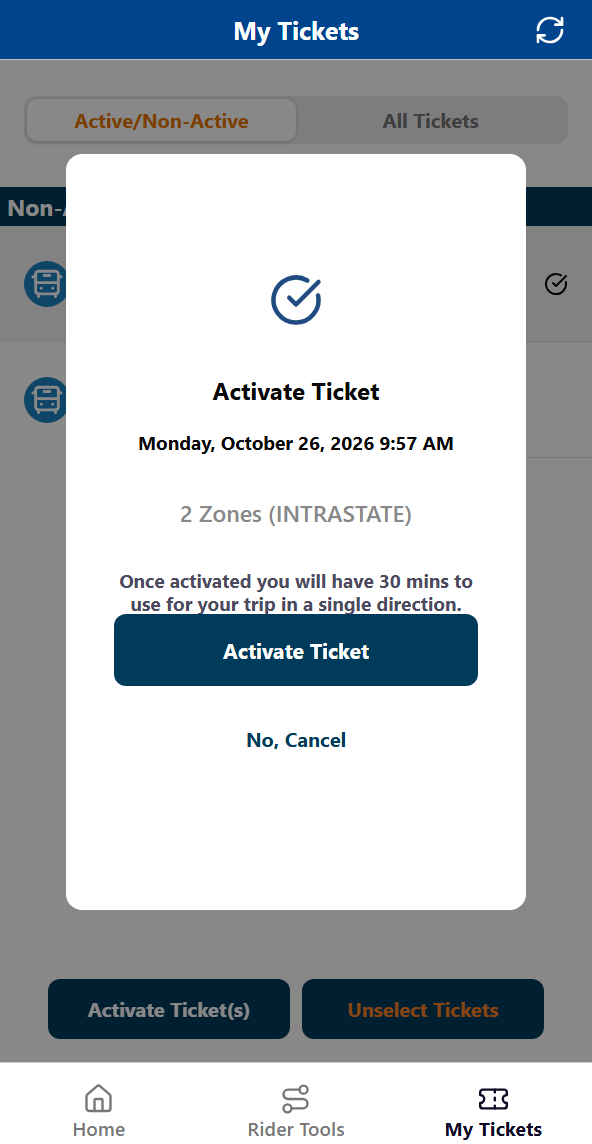
#> input picture analysis/implementation/activate.png, 592 x 1144 px, given in place of key-04.png, which was not available
$ python compare.py
#> lines starting #> are read from the running program, lines starting #| are printed output that depends on the picture; pictures that were not available may be replaced by others from this repository, and a replacement may not be noted
from pathlib import Path
from PIL import Image,ImageDraw
import re,json
out=Path('analysis/local-assets');out.mkdir(exist_ok=True)
pairs=[('home','key-04'),('rider','rider'),('buy','key-19'),('fares','fares')]
for label,ref in pairs:
 a=Image.open('analysis/frames/'+ref+'.png').convert('RGB').crop((0,88,592,1232));b=Image.open('analysis/implementation/'+label+'.png').convert('RGB')
#> after `a = Image.open('analysis/frames/' + ref + '.png').convert('RGB').crop(`:
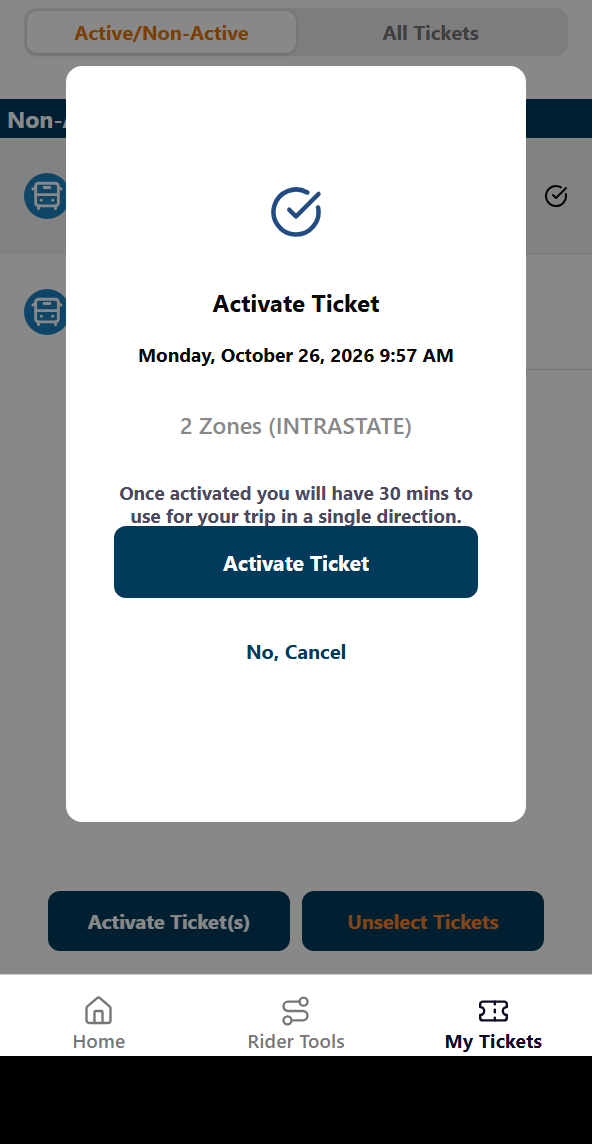
#> a: PIL image 592x1144 RGB; mean R, G, B 175.2, 178.9, 181.1
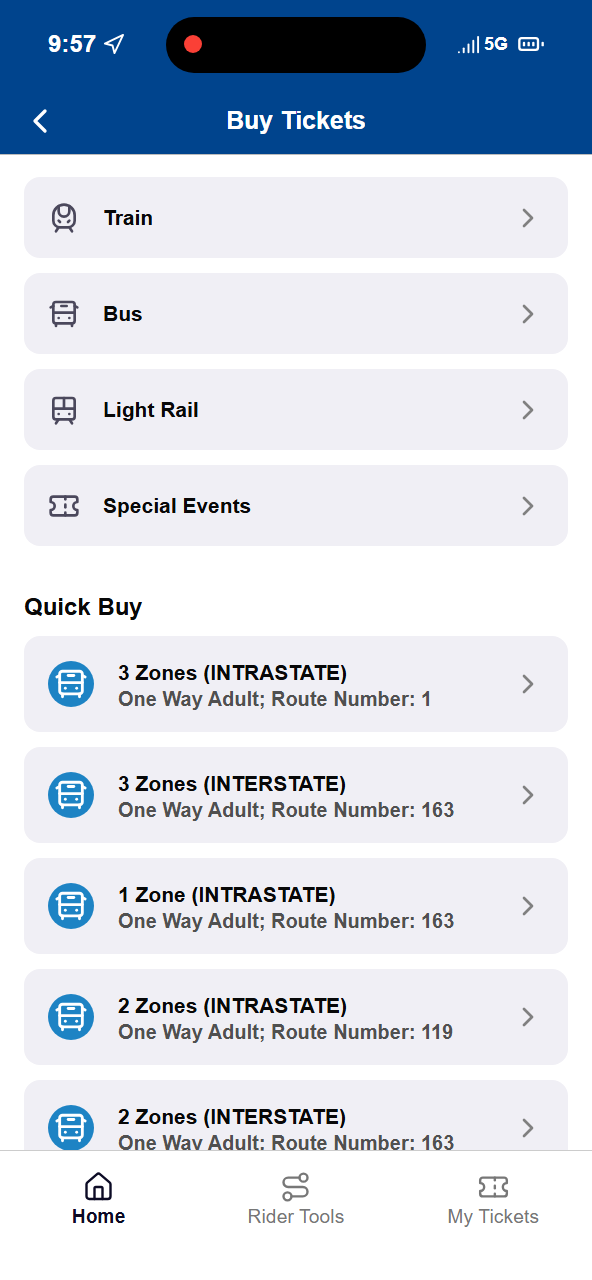
#> input picture analysis/implementation/buy.png, 592 x 1280 px, given in place of home.png, which was not available
#> further down, b is the input picture: PIL image 592x1280 RGB; mean R, G, B 209, 216, 227
 panel=Image.new('RGB',(1184,1184),'#ddd');panel.paste(a,(0,40));panel.paste(b,(592,40));d=ImageDraw.Draw(panel);d.text((12,12),'REFERENCE',fill='black');d.text((604,12),'IMPLEMENTATION',fill='black');panel.save(out/(label+'-comparison.jpg'))
#> after `panel = Image.new('RGB', (1184, 1184), '#ddd')`: panel: PIL image 1184x1184 RGB; every value is 221
#> after `panel.paste(a, (0, 40))`:
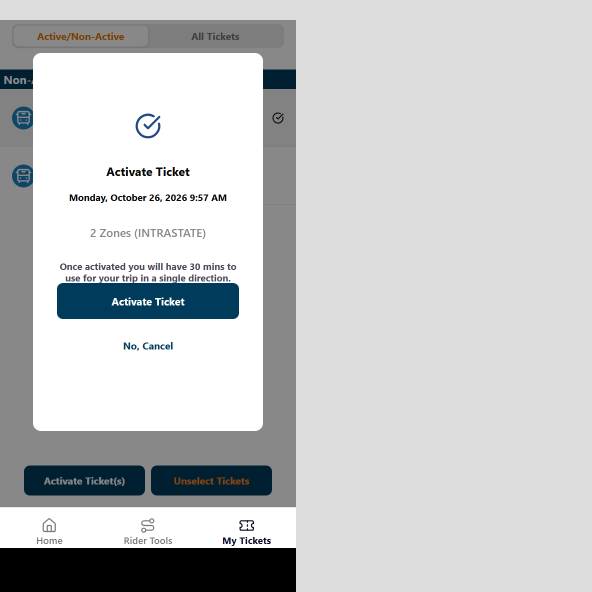
#> panel: PIL image 1184x1184 RGB (shown at 1/2 size); mean R, G, B 198.9, 200.7, 201.7
#> after `panel.paste(b, (592, 40))`:
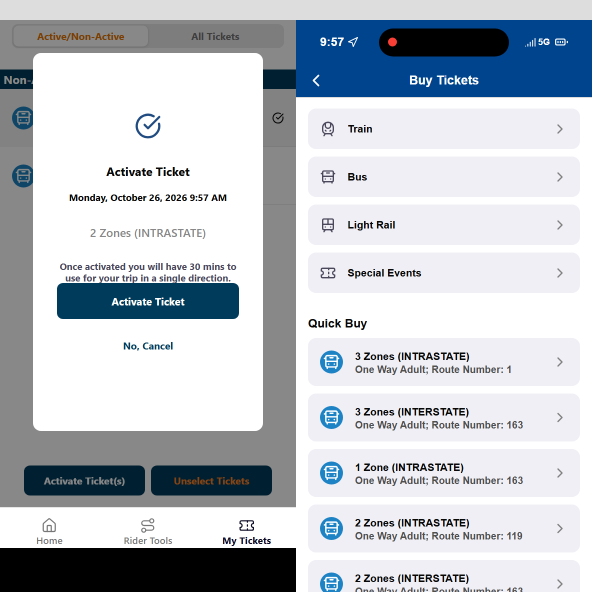
#> panel: PIL image 1184x1184 RGB (shown at 1/2 size); mean R, G, B 190.8, 196.4, 203.3
#> (the run stopped early here; a loop or call above may not have finished)
